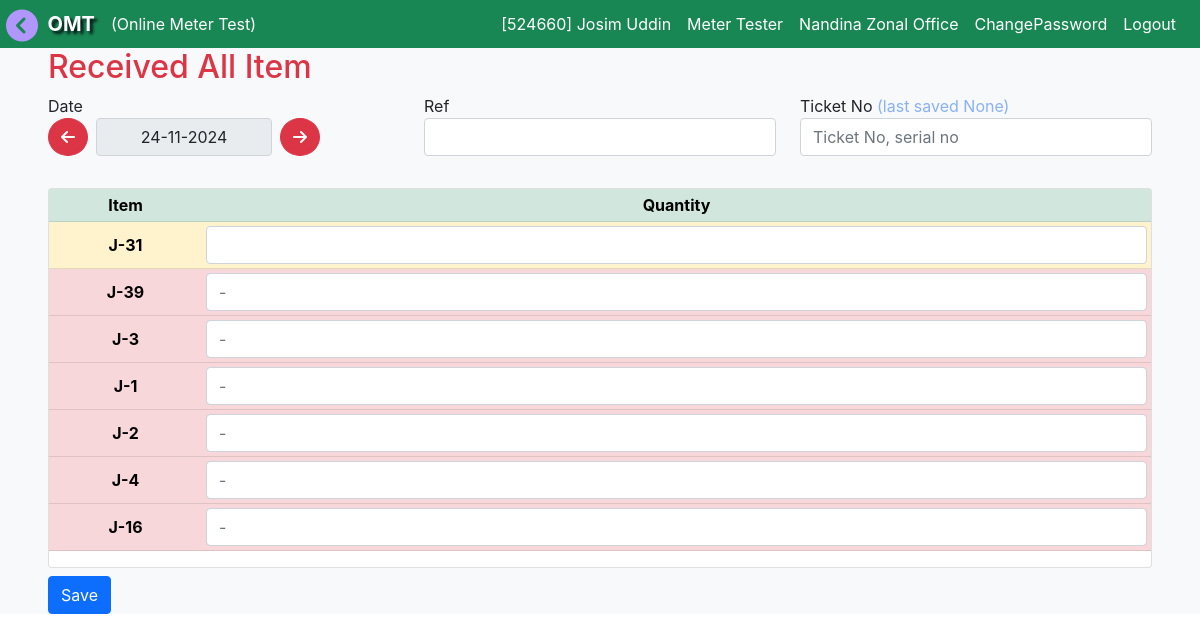
The app's page /receive_item (signed in) with its own data.
### accounts/models.py (models this page shows, shortened)
class CustomUser(AbstractUser):
    ROLE_CHOICES = (
        ('admin', 'Admin'),
        ('MT', 'MT'),
        ('MTS', 'MTS'),
        ('IT', 'IT'),
        ('AGM', 'AGM'),
        ('DGM', 'DGM'),
        ('BS', 'BS'),
        ('BA', 'BA'),
        ('JE', 'JE'),
        ('LT', 'LT'),
        ('LM', 'LM'),
        ('user', 'User'),
    )
    username = models.CharField(max_length=100, unique=True)
    role = models.CharField(max_length=10, choices=ROLE_CHOICES, default='user')
    office = models.ForeignKey(Office, on_delete=models.CASCADE, null=True, blank=True)
    mobile = models.CharField(max_length=30, unique=True, blank=True, null=True)
    designation = models.ForeignKey(Designation, on_delete=models.SET_NULL, null=True, blank=True)
    training_id = models.CharField(max_length=30, unique=True, blank=True, null=True)
    date = models.DateField(auto_now_add=False, auto_now=False, default=today)
    sign_image = models.ImageField(upload_to='images/', null=True, blank=True)
    updated_by = models.CharField(max_length=100, blank=True, null=True)
    password_changed_at = models.DateTimeField(auto_now=True)  # Auto-updates on save
    def save(self, *args, **kwargs):
        if self.pk:
            original_user = CustomUser.objects.get(pk=self.pk)
            if original_user.password != self.password:
                self.password_changed_at = timezone.now()
        super().save(*args, **kwargs)

class Designation(models.Model):
    title = models.CharField(max_length=50, null=True, blank=True)
    details = models.CharField(max_length=50, null=True, blank=True)
    def __str__(self):
    	return self.title

class Office(models.Model):
	pbs = models.ForeignKey(Pbs, on_delete=models.CASCADE, blank=True, null=True)
	office_name =  models.CharField(max_length=255, null=True, blank=True)
	office_code = models.CharField(max_length=10, null=True, default="0")
	catagory = models.CharField(max_length=150, blank=True, null=True, choices= item_choice)
	updated_by = models.CharField(max_length=100, blank=True, null=True)

### balance_reg/models.py (models this page shows, shortened)
class Balance(models.Model):
	office = models.ForeignKey(Office, on_delete=models.CASCADE, default=default_office)
	item = models.ForeignKey(Item, on_delete = models.CASCADE, blank=True)
	sl_start = models.CharField(max_length=10, blank=True, null=True)
	sl_end = models.CharField(max_length=10, blank=True, null=True)
	date_start = models.DateField(auto_now_add=False, auto_now=False)
	date_end = models.DateField(auto_now_add=False, auto_now=False, blank=True, null=True)
	store_return_ticket = models.CharField(max_length=50, blank=True, null=True)
	ticket_no = models.CharField(max_length=50, blank=True, null=True)
	referance_name = models.CharField(max_length=50, blank=True, null=True)
	remark = models.CharField(max_length=200, blank=True, null=True)
	debit_qty = models.IntegerField(default=0)
	credit_qty = models.IntegerField(default=0)
	balance = models.IntegerField(default=0)
	created_by = models.ForeignKey(User, on_delete=models.SET_NULL, null=True, blank=True, related_name="balance_created_by")
	created_date = models.DateField(auto_now_add=True, null=True, blank=True)
	updated_by = models.ForeignKey(User, on_delete=models.SET_NULL, null=True, blank=True, related_name="balance_updated_by")
	updated_date = models.DateField(auto_now=True, null=True, blank=True)
	class Meta:
		ordering = ['date_start']

class Item(models.Model):
	item_no = models.CharField(max_length=100, unique=True)
	details = models.CharField(max_length=255, blank = True)
	order = models.PositiveIntegerField(default=0)
	class Meta:
		ordering = ['order']

### balance_reg/views.py (the view, shortened to what this page needs)
# urls.py: path('receive_item', views.AddItem.as_view(), name='receive_item'),
@method_decorator(role_required(['MT', 'MTS', 'admin']), name='dispatch')
class AddItem(View):
    def get(self, *args, **kwargs):
        try:
            last_data= Balance.objects.filter(office=self.request.user.office).latest('id')
        except Balance.DoesNotExist:
            last_data = None
        try:
            item = Item.objects.all()
        except Item.DoesNotExist:
            item = None
        return render(self.request,'balance_reg/add_item.html', {'last_data':last_data, 'item':item})

### balance_reg/templates/balance_reg/add_item.html (shortened to what this page needs)
{% extends 'base.html' %}
{% block content %}
<div class="m-0 p-0 bg-light py-0" style="width: 100%">
 <div class="m-0 p-5 bg-light py-0">
  <h2 class="text-danger">Received All Item</h2>
<form method="post">
  <div class="row">
    <div class="form-group col-md-4">
        <div class="mb-3">
            <label for="jfldate" class="form-label pb-0 mb-0">Date</label>
            <div class="d-flex align-items-center">
              <button type="button" id="" class="prevDayBtn btn btn-danger me-2 rounded-circle">
                    <i class="fas fa-arrow-left"></i>
              </button>
                    <input type="text" class="form-control w-50 text-center jfldate" id="jfldate" name="date_start"  required readonly>
              <button type="button" id="" class="nextDayBtn btn btn-danger ms-2 rounded-circle">
                    <i class="fas fa-arrow-right"></i>
              </button>
            </div>
        </div>
    </div>
    <div class="form-group col-md-4">
        <label for="inputState">Ref</label>
        <select id="inputState" class="form-control enter_btn" name="referance_name" required>
          <option selected></option>
          <option>Meter Memo</option>
        </select>
    </div>
    <div class="form-group col-md-4">
        <label for="ticket_no">Ticket No <span style="color: #88b1f7">(last saved {{last_data.ticket_no}})</span></label>
        <input type="text" class="form-control enter_btn" id="ticket_no" name="ticket_no" placeholder="Ticket No, serial no" required>
    </div>
  </div>
<div class="card mt-3">
<table class="table table-sm table-success text-center">
  <tr>
    <th>Item</th>
    <th>Quantity</th>
  </tr>
   <tr class="table-warning">
    <th class="align-middle">J-31</th>
    <th><input type="" name="J-31" class="form-control enter_btn" placeholder=""></th>
  </tr>
  {% for i in item %}
   <tr class="table-danger">
    <th class="align-middle">{{i.item_no}}</th>
    <th><input type="" name="{{i.item_no}}" class="form-control enter_btn" placeholder="{{j_1.referance_name}}-{{j_1.ticket_no}}"></th>
  </tr>
  {% endfor %}
</table>
</div>
  <div class="form-row pt-2">
    <div class="form-group col-md-4">
       <button type="submit" class="btn btn-primary enter_btn">Save</button>
    </div>
  </div>
</div>
</div>
</div>
{% endblock %}

### templates/navbar.html (shortened to what this page needs)
<nav class="navbar navbar-expand-sm navbar-dark bg-success text-white justify-content-end p-1" id="navbar">
  <div class="container-fluid">
    &nbsp; &nbsp; &nbsp; &nbsp;<span class="navbar-brand"><b style="text-shadow: 3px 3px 3px rgba(0, 0, 10, 0.9);">OMT</b></span>
    <div class="collapse navbar-collapse" id="navbarSupportedContent">
      {% if user.is_authenticated %}
        {% if role == 'MT' or role == 'MTS' %}
      <ul class="navbar-nav me-auto">
        <li class="nav-item dropdown">
          <span class="nav-link dropdown-toggle" href="#" id="navbarDropdown" role="button" data-bs-toggle="dropdown" aria-expanded="false">
            Test Data
          </span>
          <ul class="dropdown-menu" aria-labelledby="navbarDropdown">
            <li><a class="dropdown-item" href="{% url 'test_input' %}">New Test</a></li>
            <li><a class="dropdown-item" href="{% url 'test_report_multi' %}">Test Report</a></li>
            <li><a class="dropdown-item" href="{% url 'test_report_multi_search' %}">Search</a></li>
          </ul>
        </li>
        <li class="nav-item dropdown">
          <span class="nav-link dropdown-toggle" href="#" id="navbarDropdown" role="button" data-bs-toggle="dropdown" aria-expanded="false">
            Register
          </span>
          <ul class="dropdown-menu" aria-labelledby="navbarDropdown">
            <li><a class="dropdown-item" href="{% url 'issue_item' %}">Meter Issue</a></li>
            <li><a class="dropdown-item" href="{% url 'issue_seal' %}">Seal Issue</a></li>
            <li><hr class="dropdown-divider"></li>
            <li><a class="dropdown-item" href="{% url 'meter_issue_list' %}">Meter Record Book Register</a></li>
            <li><a class="dropdown-item" href="{% url 'seal_issue_list' %}">Seal Issue Register</a></li>
          </ul>
        </li>
        <li class="nav-item dropdown">
          <span class="nav-link dropdown-toggle" href="#" id="navbarDropdown" role="button" data-bs-toggle="dropdown" aria-expanded="false">
            Balance
          </span>
          <ul class="dropdown-menu" aria-labelledby="navbarDropdown">
            <li><a class="dropdown-item" href="{% url 'balance' %}">Balance</a></li>
            <li><a class="dropdown-item" href="{% url 'receive_item' %}">Receive All</a></li>
            <li><a class="dropdown-item" href="{% url 'issue_item_to_bl' %}">Send Item</a></li>
          </ul>
        </li>
        <li class="nav-item dropdown">
          <span class="nav-link dropdown-toggle" href="#" id="navbarDropdown" role="button" data-bs-toggle="dropdown" aria-expanded="false">
            More
          </span>
          <ul class="dropdown-menu" aria-labelledby="navbarDropdown">
            <li><a class="dropdown-item" href="{% url 'signup' %}">Add Employee</a></li>
            <li><a class="dropdown-item" href="{% url 'register' %}">Despass</a></li>
          </ul>
        </li>
      </ul>
      {% else %}
        (Online Meter Test)
      {% endif %}
      <ul class="navbar-nav ms-auto">
        <li class="nav-item">
          <a class="nav-link text-white text-nowrap" href="{% url 'profile' %}">[{{request.user.username}}]  {{request.user.first_name}} {{request.user.last_name}}</a>
        </li>
        <li class="nav-item">
          <a class="nav-link text-white text-nowrap" href="{% url 'profile' %}">{{request.user.designation}}</a>
        </li>
        <li class="nav-item">
          <a class="nav-link text-white text-nowrap" href="{% url 'profile' %}">{{request.user.office.office_name}}</a>
        </li>
        <li class="nav-item">
          <a class="nav-link text-white" href="{% url 'password_change' %}">ChangePassword</a>
        </li>
        <li class="nav-item">
          <a class="nav-link text-white" href="{% url 'logout' %}">Logout</a>
        </li>
      </ul>
      {% else %}
      <ul class="navbar-nav ms-auto">
        <li class="nav-item">
          <a class="nav-link text-white" href="{% url 'login' %}">Login</a>
        </li>
      </ul>
      {% endif %}
    </div>
  </div>
</nav>

### records on screen
CustomUser: user.username "524660", user.first_name "Josim", user.last_name "Uddin", user.designation "Meter Tester", user.office.office_name "Nandina Zonal Office"
Balance: ticket_no "None"
Item: item_no "J-39"
Item: item_no "J-3"
Item: item_no "J-1"
Item: item_no "J-2"
Item: item_no "J-4"
Item: item_no "J-16"
